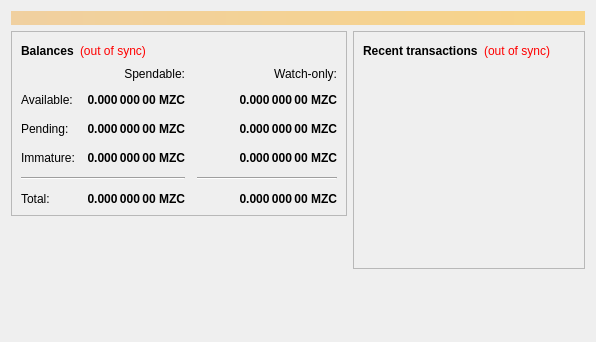
<?xml version="1.0" encoding="UTF-8"?>
<ui version="4.0">
 <class>OverviewPage</class>
 <widget class="QWidget" name="OverviewPage">
  <property name="geometry">
   <rect>
    <x>0</x>
    <y>0</y>
    <width>596</width>
    <height>342</height>
   </rect>
  </property>
  <property name="windowTitle">
   <string>Form</string>
  </property>
  <layout class="QVBoxLayout" name="topLayout">
   <item>
    <widget class="QLabel" name="labelAlerts">
     <property name="visible">
      <bool>false</bool>
     </property>
     <property name="styleSheet">
      <string notr="true">background-color: qlineargradient(x1: 0, y1: 0, x2: 1, y2: 0, stop:0 #F0D0A0, stop:1 #F8D488); color:#000000;</string>
     </property>
     <property name="wordWrap">
      <bool>true</bool>
     </property>
     <property name="margin">
      <number>3</number>
     </property>
    </widget>
   </item>
   <item>
    <layout class="QHBoxLayout" name="horizontalLayout" stretch="1,1">
     <item>
      <layout class="QVBoxLayout" name="verticalLayout_2">
       <item>
        <widget class="QFrame" name="frame">
         <property name="frameShape">
          <enum>QFrame::StyledPanel</enum>
         </property>
         <property name="frameShadow">
          <enum>QFrame::Raised</enum>
         </property>
         <layout class="QVBoxLayout" name="verticalLayout_4">
          <item>
           <layout class="QHBoxLayout" name="horizontalLayout_4">
            <item>
             <widget class="QLabel" name="label_5">
              <property name="font">
               <font>
                <weight>75</weight>
                <bold>true</bold>
               </font>
              </property>
              <property name="text">
               <string>Balances</string>
              </property>
             </widget>
            </item>
            <item>
             <widget class="QLabel" name="labelWalletStatus">
              <property name="cursor">
               <cursorShape>WhatsThisCursor</cursorShape>
              </property>
              <property name="toolTip">
               <string>The displayed information may be out of date. Your wallet automatically synchronizes with the Mazacoin network after a connection is established, but this process has not completed yet.</string>
              </property>
              <property name="styleSheet">
               <string notr="true">QLabel { color: red; }</string>
              </property>
              <property name="text">
               <string notr="true">(out of sync)</string>
              </property>
              <property name="alignment">
               <set>Qt::AlignLeading|Qt::AlignLeft|Qt::AlignVCenter</set>
              </property>
             </widget>
            </item>
            <item>
             <spacer name="horizontalSpacer_3">
              <property name="orientation">
               <enum>Qt::Horizontal</enum>
              </property>
              <property name="sizeHint" stdset="0">
               <size>
                <width>40</width>
                <height>20</height>
               </size>
              </property>
             </spacer>
            </item>
           </layout>
          </item>
          <item>
           <layout class="QGridLayout" name="gridLayout">
            <property name="spacing">
             <number>12</number>
            </property>
            <item row="2" column="2">
             <widget class="QLabel" name="labelWatchPending">
              <property name="font">
               <font>
                <weight>75</weight>
                <bold>true</bold>
               </font>
              </property>
              <property name="cursor">
               <cursorShape>IBeamCursor</cursorShape>
              </property>
              <property name="toolTip">
               <string>Unconfirmed transactions to watch-only addresses</string>
              </property>
              <property name="text">
               <string notr="true">0.000 000 00 MZC</string>
              </property>
              <property name="alignment">
               <set>Qt::AlignRight|Qt::AlignTrailing|Qt::AlignVCenter</set>
              </property>
              <property name="textInteractionFlags">
               <set>Qt::LinksAccessibleByMouse|Qt::TextSelectableByKeyboard|Qt::TextSelectableByMouse</set>
              </property>
             </widget>
            </item>
            <item row="2" column="1">
             <widget class="QLabel" name="labelUnconfirmed">
              <property name="font">
               <font>
                <weight>75</weight>
                <bold>true</bold>
               </font>
              </property>
              <property name="cursor">
               <cursorShape>IBeamCursor</cursorShape>
              </property>
              <property name="toolTip">
               <string>Total of transactions that have yet to be confirmed, and do not yet count toward the spendable balance</string>
              </property>
              <property name="text">
               <string notr="true">0.000 000 00 MZC</string>
              </property>
              <property name="alignment">
               <set>Qt::AlignRight|Qt::AlignTrailing|Qt::AlignVCenter</set>
              </property>
              <property name="textInteractionFlags">
               <set>Qt::LinksAccessibleByMouse|Qt::TextSelectableByKeyboard|Qt::TextSelectableByMouse</set>
              </property>
             </widget>
            </item>
            <item row="3" column="2">
             <widget class="QLabel" name="labelWatchImmature">
              <property name="font">
               <font>
                <weight>75</weight>
                <bold>true</bold>
               </font>
              </property>
              <property name="cursor">
               <cursorShape>IBeamCursor</cursorShape>
              </property>
              <property name="toolTip">
               <string>Mined balance in watch-only addresses that has not yet matured</string>
              </property>
              <property name="text">
               <string notr="true">0.000 000 00 MZC</string>
              </property>
              <property name="alignment">
               <set>Qt::AlignRight|Qt::AlignTrailing|Qt::AlignVCenter</set>
              </property>
              <property name="textInteractionFlags">
               <set>Qt::LinksAccessibleByMouse|Qt::TextSelectableByKeyboard|Qt::TextSelectableByMouse</set>
              </property>
             </widget>
            </item>
            <item row="4" column="0" colspan="2">
             <widget class="Line" name="line">
              <property name="orientation">
               <enum>Qt::Horizontal</enum>
              </property>
             </widget>
            </item>
            <item row="4" column="2">
             <widget class="Line" name="lineWatchBalance">
              <property name="sizePolicy">
               <sizepolicy hsizetype="Preferred" vsizetype="Fixed">
                <horstretch>0</horstretch>
                <verstretch>0</verstretch>
               </sizepolicy>
              </property>
              <property name="minimumSize">
               <size>
                <width>140</width>
                <height>0</height>
               </size>
              </property>
              <property name="orientation">
               <enum>Qt::Horizontal</enum>
              </property>
             </widget>
            </item>
            <item row="5" column="0">
             <widget class="QLabel" name="labelTotalText">
              <property name="text">
               <string>Total:</string>
              </property>
             </widget>
            </item>
            <item row="3" column="1">
             <widget class="QLabel" name="labelImmature">
              <property name="font">
               <font>
                <weight>75</weight>
                <bold>true</bold>
               </font>
              </property>
              <property name="cursor">
               <cursorShape>IBeamCursor</cursorShape>
              </property>
              <property name="toolTip">
               <string>Mined balance that has not yet matured</string>
              </property>
              <property name="text">
               <string notr="true">0.000 000 00 MZC</string>
              </property>
              <property name="alignment">
               <set>Qt::AlignRight|Qt::AlignTrailing|Qt::AlignVCenter</set>
              </property>
              <property name="textInteractionFlags">
               <set>Qt::LinksAccessibleByMouse|Qt::TextSelectableByKeyboard|Qt::TextSelectableByMouse</set>
              </property>
             </widget>
            </item>
            <item row="2" column="3">
             <spacer name="horizontalSpacer_2">
              <property name="orientation">
               <enum>Qt::Horizontal</enum>
              </property>
              <property name="sizeHint" stdset="0">
               <size>
                <width>40</width>
                <height>20</height>
               </size>
              </property>
             </spacer>
            </item>
            <item row="3" column="0">
             <widget class="QLabel" name="labelImmatureText">
              <property name="text">
               <string>Immature:</string>
              </property>
             </widget>
            </item>
            <item row="5" column="1">
             <widget class="QLabel" name="labelTotal">
              <property name="font">
               <font>
                <weight>75</weight>
                <bold>true</bold>
               </font>
              </property>
              <property name="cursor">
               <cursorShape>IBeamCursor</cursorShape>
              </property>
              <property name="toolTip">
               <string>Your current total balance</string>
              </property>
              <property name="text">
               <string notr="true">0.000 000 00 MZC</string>
              </property>
              <property name="alignment">
               <set>Qt::AlignRight|Qt::AlignTrailing|Qt::AlignVCenter</set>
              </property>
              <property name="textInteractionFlags">
               <set>Qt::LinksAccessibleByMouse|Qt::TextSelectableByKeyboard|Qt::TextSelectableByMouse</set>
              </property>
             </widget>
            </item>
            <item row="5" column="2">
             <widget class="QLabel" name="labelWatchTotal">
              <property name="font">
               <font>
                <weight>75</weight>
                <bold>true</bold>
               </font>
              </property>
              <property name="cursor">
               <cursorShape>IBeamCursor</cursorShape>
              </property>
              <property name="toolTip">
               <string>Current total balance in watch-only addresses</string>
              </property>
              <property name="text">
               <string notr="true">0.000 000 00 MZC</string>
              </property>
              <property name="alignment">
               <set>Qt::AlignRight|Qt::AlignTrailing|Qt::AlignVCenter</set>
              </property>
              <property name="textInteractionFlags">
               <set>Qt::LinksAccessibleByMouse|Qt::TextSelectableByKeyboard|Qt::TextSelectableByMouse</set>
              </property>
             </widget>
            </item>
            <item row="0" column="2">
             <widget class="QLabel" name="labelWatchonly">
              <property name="text">
               <string>Watch-only:</string>
              </property>
              <property name="alignment">
               <set>Qt::AlignRight|Qt::AlignTrailing|Qt::AlignVCenter</set>
              </property>
             </widget>
            </item>
            <item row="1" column="0">
             <widget class="QLabel" name="labelBalanceText">
              <property name="text">
               <string>Available:</string>
              </property>
             </widget>
            </item>
            <item row="1" column="1">
             <widget class="QLabel" name="labelBalance">
              <property name="font">
               <font>
                <weight>75</weight>
                <bold>true</bold>
               </font>
              </property>
              <property name="cursor">
               <cursorShape>IBeamCursor</cursorShape>
              </property>
              <property name="toolTip">
               <string>Your current spendable balance</string>
              </property>
              <property name="text">
               <string notr="true">0.000 000 00 MZC</string>
              </property>
              <property name="alignment">
               <set>Qt::AlignRight|Qt::AlignTrailing|Qt::AlignVCenter</set>
              </property>
              <property name="textInteractionFlags">
               <set>Qt::LinksAccessibleByMouse|Qt::TextSelectableByKeyboard|Qt::TextSelectableByMouse</set>
              </property>
             </widget>
            </item>
            <item row="1" column="2">
             <widget class="QLabel" name="labelWatchAvailable">
              <property name="font">
               <font>
                <weight>75</weight>
                <bold>true</bold>
               </font>
              </property>
              <property name="cursor">
               <cursorShape>IBeamCursor</cursorShape>
              </property>
              <property name="toolTip">
               <string>Your current balance in watch-only addresses</string>
              </property>
              <property name="text">
               <string notr="true">0.000 000 00 MZC</string>
              </property>
              <property name="alignment">
               <set>Qt::AlignRight|Qt::AlignTrailing|Qt::AlignVCenter</set>
              </property>
              <property name="textInteractionFlags">
               <set>Qt::LinksAccessibleByMouse|Qt::TextSelectableByKeyboard|Qt::TextSelectableByMouse</set>
              </property>
             </widget>
            </item>
            <item row="2" column="0">
             <widget class="QLabel" name="labelPendingText">
              <property name="text">
               <string>Pending:</string>
              </property>
             </widget>
            </item>
            <item row="0" column="1">
             <widget class="QLabel" name="labelSpendable">
              <property name="text">
               <string>Spendable:</string>
              </property>
              <property name="alignment">
               <set>Qt::AlignRight|Qt::AlignTrailing|Qt::AlignVCenter</set>
              </property>
             </widget>
            </item>
           </layout>
          </item>
         </layout>
        </widget>
       </item>
       <item>
        <spacer name="verticalSpacer">
         <property name="orientation">
          <enum>Qt::Vertical</enum>
         </property>
         <property name="sizeHint" stdset="0">
          <size>
           <width>20</width>
           <height>40</height>
          </size>
         </property>
        </spacer>
       </item>
      </layout>
     </item>
     <item>
      <layout class="QVBoxLayout" name="verticalLayout_3">
       <item>
        <widget class="QFrame" name="frame_2">
         <property name="frameShape">
          <enum>QFrame::StyledPanel</enum>
         </property>
         <property name="frameShadow">
          <enum>QFrame::Raised</enum>
         </property>
         <layout class="QVBoxLayout" name="verticalLayout">
          <item>
           <layout class="QHBoxLayout" name="horizontalLayout_2">
            <item>
             <widget class="QLabel" name="label_4">
              <property name="font">
               <font>
                <weight>75</weight>
                <bold>true</bold>
               </font>
              </property>
              <property name="text">
               <string>Recent transactions</string>
              </property>
             </widget>
            </item>
            <item>
             <widget class="QLabel" name="labelTransactionsStatus">
              <property name="cursor">
               <cursorShape>WhatsThisCursor</cursorShape>
              </property>
              <property name="toolTip">
               <string>The displayed information may be out of date. Your wallet automatically synchronizes with the Mazacoin network after a connection is established, but this process has not completed yet.</string>
              </property>
              <property name="styleSheet">
               <string notr="true">QLabel { color: red; }</string>
              </property>
              <property name="text">
               <string notr="true">(out of sync)</string>
              </property>
              <property name="alignment">
               <set>Qt::AlignRight|Qt::AlignTrailing|Qt::AlignVCenter</set>
              </property>
             </widget>
            </item>
            <item>
             <spacer name="horizontalSpacer">
              <property name="orientation">
               <enum>Qt::Horizontal</enum>
              </property>
              <property name="sizeHint" stdset="0">
               <size>
                <width>40</width>
                <height>20</height>
               </size>
              </property>
             </spacer>
            </item>
           </layout>
          </item>
          <item>
           <widget class="QListView" name="listTransactions">
            <property name="styleSheet">
             <string notr="true">QListView { background: transparent; }</string>
            </property>
            <property name="frameShape">
             <enum>QFrame::NoFrame</enum>
            </property>
            <property name="verticalScrollBarPolicy">
             <enum>Qt::ScrollBarAlwaysOff</enum>
            </property>
            <property name="horizontalScrollBarPolicy">
             <enum>Qt::ScrollBarAlwaysOff</enum>
            </property>
            <property name="selectionMode">
             <enum>QAbstractItemView::NoSelection</enum>
            </property>
           </widget>
          </item>
         </layout>
        </widget>
       </item>
       <item>
        <spacer name="verticalSpacer_2">
         <property name="orientation">
          <enum>Qt::Vertical</enum>
         </property>
         <property name="sizeHint" stdset="0">
          <size>
           <width>20</width>
           <height>40</height>
          </size>
         </property>
        </spacer>
       </item>
      </layout>
     </item>
    </layout>
   </item>
  </layout>
 </widget>
 <resources/>
 <connections/>
</ui>
